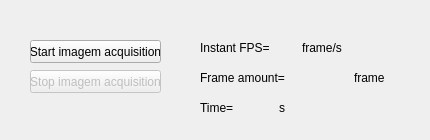
             <widget class="QWidget" name="Captador">
              <attribute name="title">
               <string>Image acquisition dashboard</string>
              </attribute>
              <widget class="QWidget" name="widget" native="true">
               <property name="geometry">
                <rect>
                 <x>20</x>
                 <y>20</y>
                 <width>151</width>
                 <height>101</height>
                </rect>
               </property>
               <widget class="QPushButton" name="pbStoCap">
                <property name="enabled">
                 <bool>false</bool>
                </property>
                <property name="geometry">
                 <rect>
                  <x>10</x>
                  <y>50</y>
                  <width>131</width>
                  <height>23</height>
                 </rect>
                </property>
                <property name="text">
                 <string>Stop imagem acquisition</string>
                </property>
               </widget>
               <widget class="QPushButton" name="pbStartCaptador">
                <property name="geometry">
                 <rect>
                  <x>10</x>
                  <y>20</y>
                  <width>131</width>
                  <height>23</height>
                 </rect>
                </property>
                <property name="layoutDirection">
                 <enum>Qt::RightToLeft</enum>
                </property>
                <property name="text">
                 <string>Start imagem acquisition</string>
                </property>
               </widget>
              </widget>
              <widget class="QWidget" name="widget_7" native="true">
               <property name="geometry">
                <rect>
                 <x>180</x>
                 <y>20</y>
                 <width>241</width>
                 <height>111</height>
                </rect>
               </property>
               <widget class="QWidget" name="layoutWidget">
                <property name="geometry">
                 <rect>
                  <x>20</x>
                  <y>80</y>
                  <width>111</width>
                  <height>16</height>
                 </rect>
                </property>
                <layout class="QHBoxLayout" name="horizontalLayout">
                 <item>
                  <widget class="QLabel" name="label_123">
                   <property name="text">
                    <string>Time=</string>
                   </property>
                  </widget>
                 </item>
                 <item>
                  <widget class="QLabel" name="lblTempo">
                   <property name="text">
                    <string/>
                   </property>
                  </widget>
                 </item>
                 <item>
                  <widget class="QLabel" name="lblNumero_3">
                   <property name="text">
                    <string>s</string>
                   </property>
                  </widget>
                 </item>
                </layout>
               </widget>
               <widget class="QWidget" name="layoutWidget">
                <property name="geometry">
                 <rect>
                  <x>20</x>
                  <y>50</y>
                  <width>211</width>
                  <height>16</height>
                 </rect>
                </property>
                <layout class="QHBoxLayout" name="horizontalLayout_3">
                 <item>
                  <widget class="QLabel" name="lblFrameTotal_2">
                   <property name="text">
                    <string>Frame amount=</string>
                   </property>
                  </widget>
                 </item>
                 <item>
                  <widget class="QLabel" name="lblNumero">
                   <property name="text">
                    <string/>
                   </property>
                  </widget>
                 </item>
                 <item>
                  <widget class="QLabel" name="lblNumero_4">
                   <property name="text">
                    <string>frame</string>
                   </property>
                  </widget>
                 </item>
                </layout>
               </widget>
               <widget class="QWidget" name="layoutWidget">
                <property name="geometry">
                 <rect>
                  <x>20</x>
                  <y>20</y>
                  <width>142</width>
                  <height>16</height>
                 </rect>
                </property>
                <layout class="QHBoxLayout" name="horizontalLayout_2">
                 <item>
                  <widget class="QLabel" name="lblFrameTotal_3">
                   <property name="text">
                    <string>Instant FPS=</string>
                   </property>
                  </widget>
                 </item>
                 <item>
                  <widget class="QLabel" name="lblFpsIsnta">
                   <property name="text">
                    <string/>
                   </property>
                  </widget>
                 </item>
                 <item>
                  <widget class="QLabel" name="lblNumero_5">
                   <property name="text">
                    <string>frame/s</string>
                   </property>
                  </widget>
                 </item>
                </layout>
               </widget>
              </widget>
             </widget>
